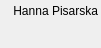
<?xml version="1.0" encoding="UTF-8"?>
<ui version="4.0">
 <class>autor</class>
 <widget class="QDockWidget" name="autor">
  <property name="geometry">
   <rect>
    <x>0</x>
    <y>0</y>
    <width>101</width>
    <height>48</height>
   </rect>
  </property>
  <property name="floating">
   <bool>true</bool>
  </property>
  <property name="features">
   <set>QDockWidget::DockWidgetClosable</set>
  </property>
  <property name="allowedAreas">
   <set>Qt::NoDockWidgetArea</set>
  </property>
  <property name="windowTitle">
   <string>Autor</string>
  </property>
  <widget class="QWidget" name="dockWidgetContents">
   <widget class="QLabel" name="label">
    <property name="geometry">
     <rect>
      <x>10</x>
      <y>0</y>
      <width>111</width>
      <height>21</height>
     </rect>
    </property>
    <property name="text">
     <string> Hanna Pisarska</string>
    </property>
   </widget>
  </widget>
 </widget>
 <resources/>
 <connections/>
</ui>
